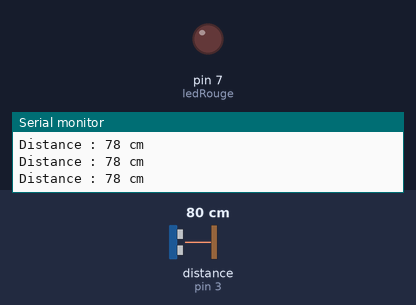
Recording of a sketch running on a simulated Arduino Uno, built with avr-gcc and run on an emulated ATmega328P. Shown: output pins drawn as LEDs (lit = HIGH), the last lines printed to the serial monitor. Wiring (inferred from the names in the program): ultrasonic range finder: trigger pin 2; echo pin 3. Dashed ring = blinking. The test bench sets the inputs (shaded band); at power-on: distance to the obstacle (sensor on pin 3) 80 cm. The echo pulse lasts 58.3 µs per cm; pins used as bus, display or sensor lines are not drawn.

Above: at 1.2 s.
1.3 s: distance to the obstacle (sensor on pin 3) set to 53 cm
4.3 s: distance to the obstacle (sensor on pin 3) set to 46 cm
At 4.54 s:
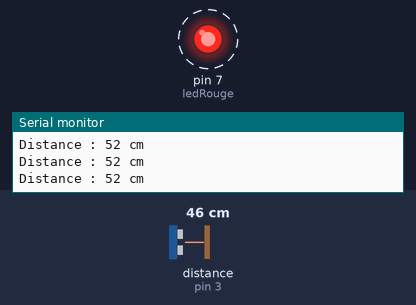
7.3 s: distance to the obstacle (sensor on pin 3) set to 2 cm
10.3 s: distance to the obstacle (sensor on pin 3) set to 35 cm
At 10.48 s:
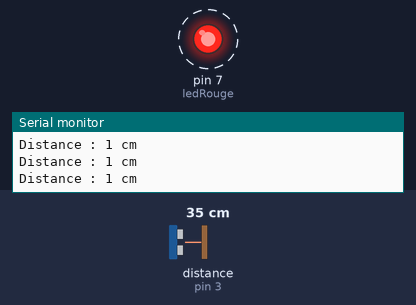
13.3 s: distance to the obstacle (sensor on pin 3) set to 60 cm
At 14.3 s:
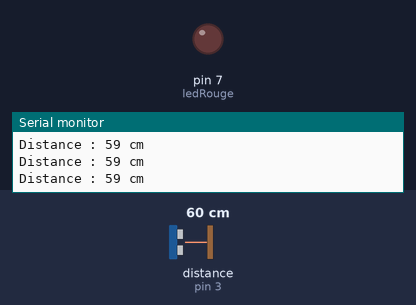
Timing chart, 0 to 15.8 s (numbered marks = the images above; inputs shaded):
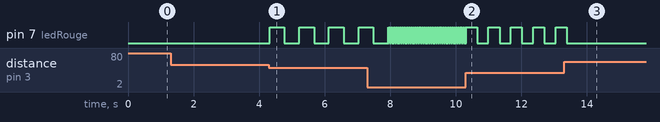

The sketch:

capteur-HCSR04-1-led.ino
```cpp
//ETAPE 1 : fonctionnement du système de distance avec 1 led

// Définition des broches sur l'arduino
const int trigPin = 2;
const int echoPin = 3;
const int ledRouge = 7;

void setup() {
  pinMode(trigPin, OUTPUT);
  pinMode(echoPin, INPUT);
  pinMode(ledRouge, OUTPUT);
  Serial.begin(9600); // Pour voir la distance sur l'ordi
}

void loop() {
  // 1. Mesure de la distance
  digitalWrite(trigPin, LOW);
  delayMicroseconds(2);
  digitalWrite(trigPin, HIGH);
  delayMicroseconds(10);
  digitalWrite(trigPin, LOW);

  long duree = pulseIn(echoPin, HIGH);
  int distance = duree * 0.034 / 2;

  // 2. Logique de l'alerte
  if (distance > 0 && distance < 50) {
    // Si un objet est à moins de 50cm
    int v_clignotement = distance * 10; // Plus c'est proche, plus c'est petit

    digitalWrite(ledRouge, HIGH);
    delay(v_clignotement);
    digitalWrite(ledRouge, LOW);
    delay(v_clignotement);
  }
  else {
    // Si c'est loin ou erreur, on éteint
    digitalWrite(ledRouge, LOW);
  }

  // Affichage pour vérifier
  Serial.print("Distance : ");
  Serial.print(distance);
  Serial.println(" cm");
}
```

Measured:
- the behaviour switches between 51 and 50 cm on distance to the obstacle (sensor on pin 3) (found by bisection; images 0 and 1)
- after the input at 4.3 s, pin 7 (ledRouge): alternates HIGH for 0.45 s and LOW for 0.45 s, starting at once
- after the input at 10.3 s, pin 7 (ledRouge): alternates HIGH for 0.34 s and LOW for 0.34 s, starting after 0.35 s
- after the input at 13.3 s, pin 7 (ledRouge): goes on until 13.4 s, then stays LOW
